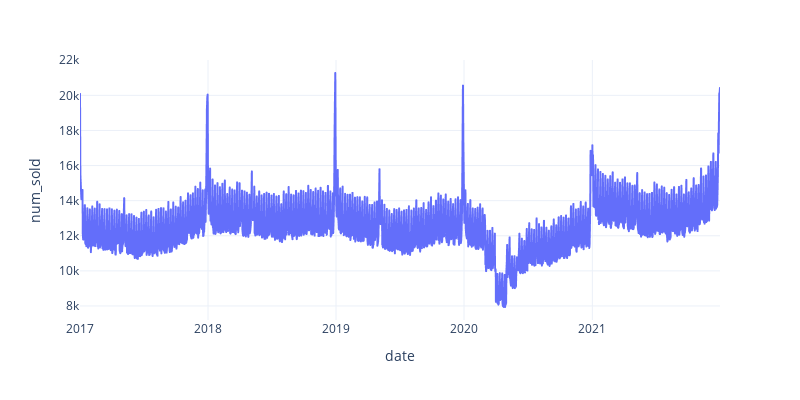

Source (notebook cell):
### Code cell
fig = px.line(date_by_sold,x='date',y='num_sold',width=800, height=400)
fig.show()

### Figure 1 — Plotly figure (JSON) as saved in the notebook; plotly's stock layout.template omitted (floating-point values rounded to 4 significant figures; data arrays with more than 128 entries replaced by an {"elided": "..."} marker saying what was removed)
{"data": [{"hovertemplate": "date=%{x}<br>num_sold=%{y}<extra></extra>", "legendgroup": "", "line": {"color": "#636efa", "dash": "solid"}, "marker": {"symbol": "circle"}, "mode": "lines", "name": "", "showlegend": false, "x": {"elided": "1826 str values"}, "xaxis": "x", "y": {"elided": "1826 int values"}, "yaxis": "y", "type": "scattergl"}], "layout": {"xaxis": {"anchor": "y", "domain": [0, 1], "title": {"text": "date"}, "type": "date", "range": ["2017-01-01", "2021-12-31"], "autorange": true}, "yaxis": {"anchor": "x", "domain": [0, 1], "title": {"text": "num_sold"}, "type": "linear", "range": [7201.0, 22010.0], "autorange": true}, "legend": {"tracegroupgap": 0}, "margin": {"t": 60}, "height": 400, "width": 800}}
